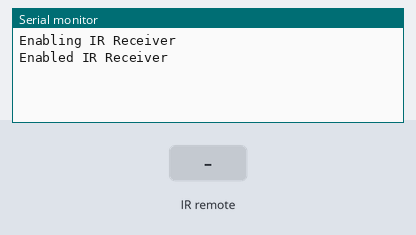
The sketch below on a simulated Arduino Uno, built with avr-gcc and run on an emulated ATmega328P. Parts: the last lines printed to the serial monitor. The inputs (shaded band) are chosen by the test bench.

Above: at 1.2 s.
1.3 s: infrared code 0xE916FF00 received
At 1.7 s:
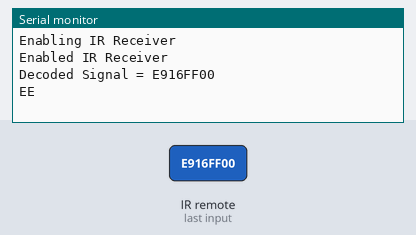
2.8 s: infrared code 0xF30CFF00 received
At 4.0 s:
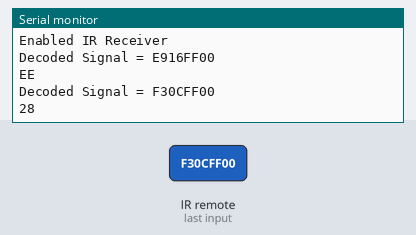
4.3 s: infrared code 0xE718FF00 received
At 5.4 s:
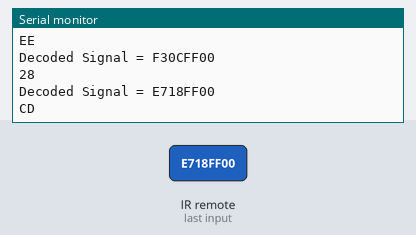
5.8 s: infrared code 0xA15EFF00 received
At 6.6 s:
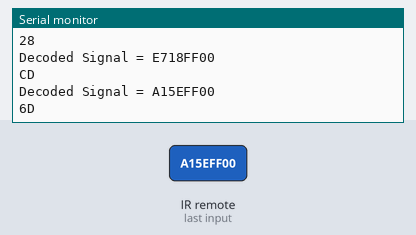
7.3 s: infrared code 0xF708FF00 received
At 7.8 s:
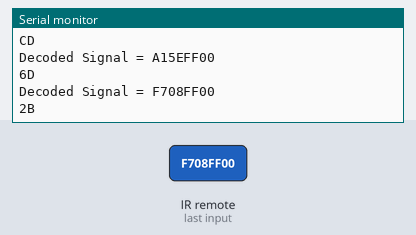
8.8 s: infrared code 0xE31CFF00 received
At 10.3 s:
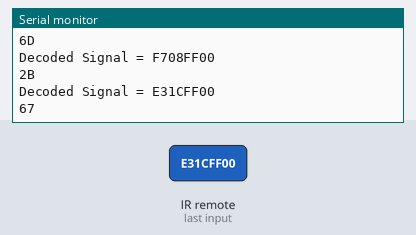

The sketch:

IR_Remote_Digital.ino
```cpp
#include <IRremote.hpp>
int RECV_PIN = 11; // Declare variables to hold pin number
int RECV_LED = 13; // Controls LED beside receiver

int A = 7;
int B = 6;
int C = 4;
int D = 3;
int E = 2;
int F = 8;
int G = 9;
int DP = 5;

// Remote Control Decoder
const long int ZERO = 0xE916FF00; const int ZERO_SEQ = 0xEE;
const long int ONE = 0xF30CFF00; const int ONE_SEQ = 0x28;
const long int TWO = 0xE718FF00; const int TWO_SEQ = 0xCD;
const long int THREE = 0xA15EFF00; const int THREE_SEQ = 0x6D;
const long int FOUR = 0xF708FF00; const int FOUR_SEQ = 0x2B;
const long int FIVE = 0xE31CFF00; const int FIVE_SEQ = 0x67;
const long int SIX = 0xA55AFF00; const int SIX_SEQ = 0xE7;
const long int SEVEN = 0xBD42FF00; const int SEVEN_SEQ = 0x2C;
const long int EIGHT = 0xAD52FF00; const int EIGHT_SEQ = 0xEF;
const long int NINE = 0xB54AFF00; const int NINE_SEQ = 0x6F;

int get_sequence(long int code) {
  switch(code) {
    case ZERO:
      return ZERO_SEQ;
    case ONE:
      return ONE_SEQ;
    case TWO:
      return TWO_SEQ;
    case THREE:
      return THREE_SEQ;
    case FOUR:
      return FOUR_SEQ;
    case FIVE:
      return FIVE_SEQ;
    case SIX:
      return SIX_SEQ;
    case SEVEN:
      return SEVEN_SEQ;
    case EIGHT:
      return EIGHT_SEQ;
    case NINE:
      return NINE_SEQ;
    default:
      return 0;
  }
}

IRrecv irrecv(RECV_PIN); // Create irrecv object
decode_results results; // declare variable to hold decoded IR receiver result

void setup(){
  // put your setup code here, to run once:
  Serial.begin(9600); //Initialize serial monitor
  Serial.println("Enabling IR Receiver"); // Print text on serial monitor
//  irrecv.enableIRIn(); // Start the IR receiver
  IrReceiver.begin(RECV_PIN, ENABLE_LED_FEEDBACK); // Start the receiver
  Serial.println("Enabled IR Receiver"); // Print text on serial monitor
}

void loop() {
  // put your main code here, to run repeatedly:
  if (IrReceiver.decode()) { // Checks the code received or not
    digitalWrite(RECV_LED, HIGH);
    Serial.print("Decoded Signal = "); //Print text on serial monitor
    Serial.println(IrReceiver.decodedIRData.decodedRawData, HEX);

    int seq = get_sequence(IrReceiver.decodedIRData.decodedRawData);
    Serial.println(seq, HEX);
    if (seq) {
      digitalWrite(E, seq & 0x80 ? HIGH:LOW); // pin 2
      digitalWrite(D, seq & 0x40 ? HIGH:LOW); // pin 3
      digitalWrite(C, seq & 0x20 ? HIGH:LOW); // pin 4
      digitalWrite(DP, seq & 0x10 ? HIGH:LOW); // pin 5
      digitalWrite(B, seq & 0x08 ? HIGH:LOW); // pin 6
      digitalWrite(A, seq & 0x04 ? HIGH:LOW); // pin 7
      digitalWrite(F, seq & 0x02 ? HIGH:LOW); // pin 8
      digitalWrite(G, seq & 0x01 ? HIGH:LOW); // pin 9
    }
    IrReceiver.resume(); // Enable receiving of the next value
    digitalWrite(RECV_LED, LOW);
  }
  delay(100);
}

#include <IRremote.hpp>
```

Measured:
- after the input at 1.3 s, the serial monitor: prints a new line at once (image 1)
- after the input at 2.8 s, the serial monitor: prints a new line at once (image 2)
- after the input at 4.3 s, the serial monitor: prints a new line at once (image 3)
- after the input at 5.8 s, the serial monitor: prints a new line at once (image 4)
- after the input at 7.3 s, the serial monitor: prints a new line at once (image 5)
- after the input at 8.8 s, the serial monitor: prints a new line at once (image 6)
